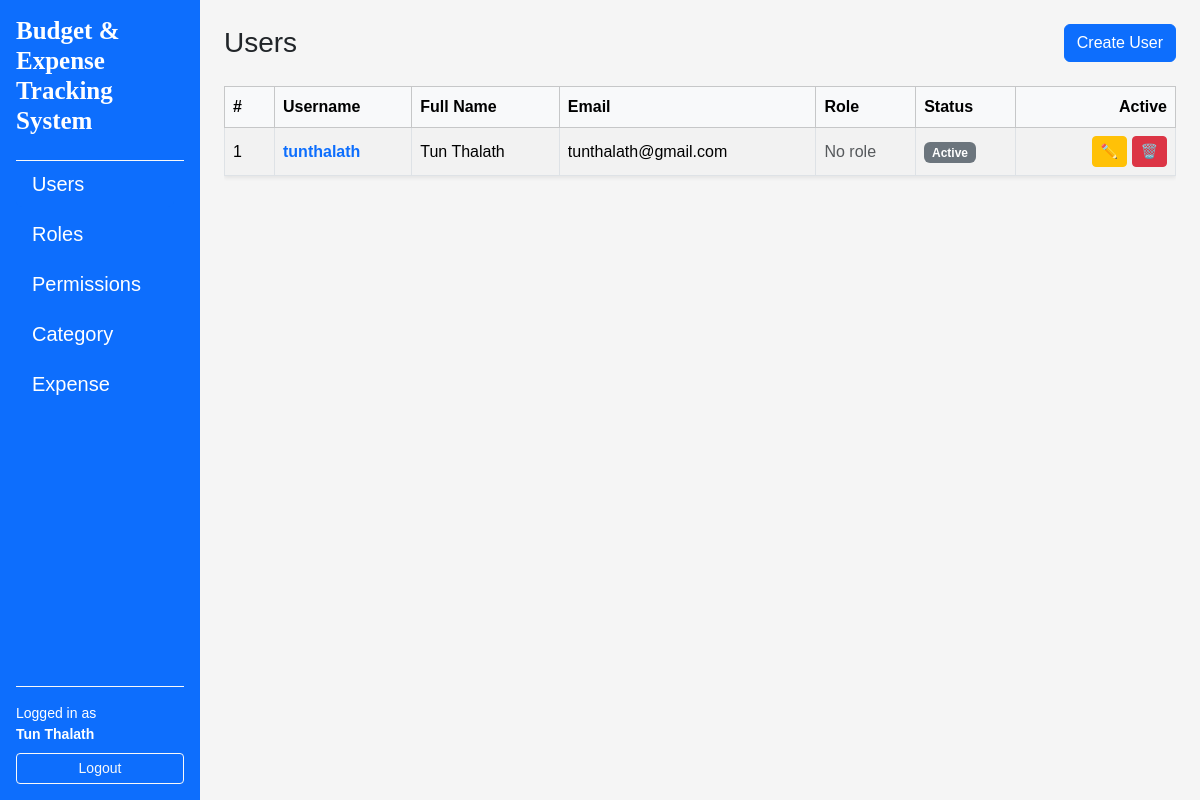
Page /users/ (signed in) on the earlier database version.
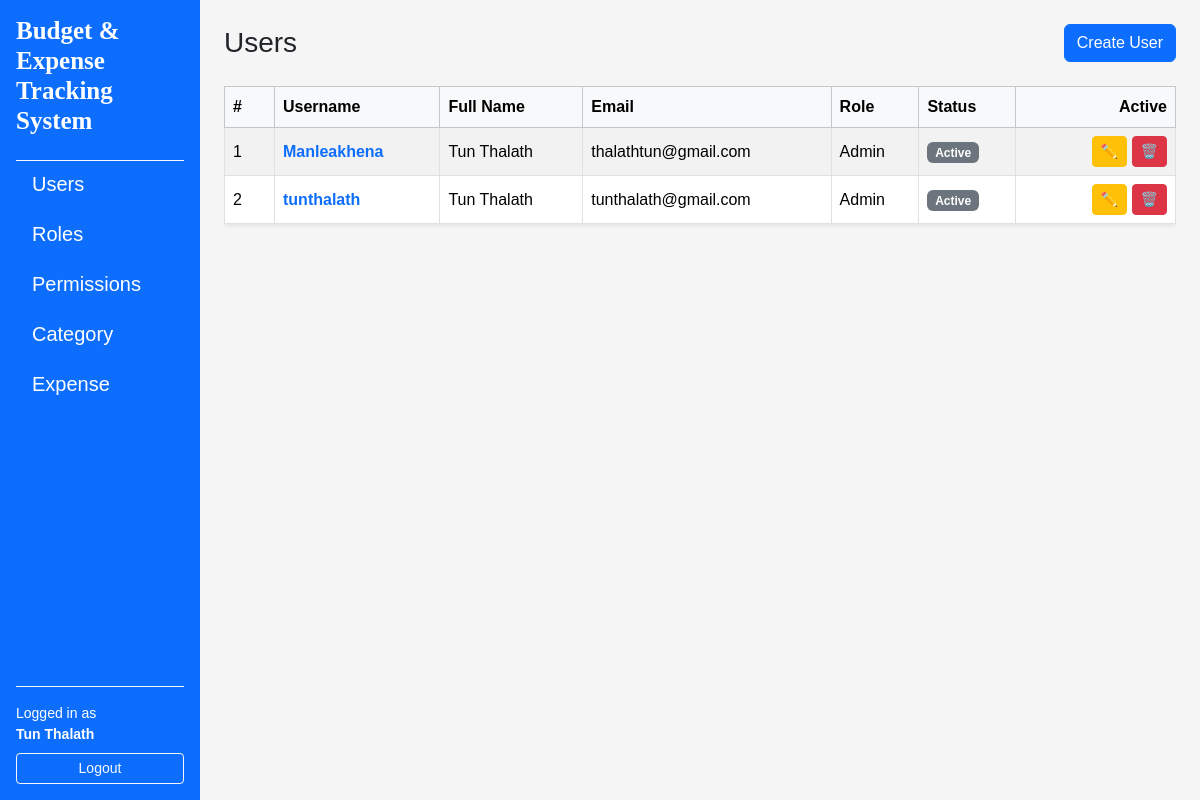
Same page on the later database version.
### app/models/user.py (models this page shows, shortened)
class User(UserMixin, db.Model):
    __tablename__ = "users"
    id = db.Column(db.Integer, primary_key=True)
    username = db.Column(db.String(80), unique=True, nullable=False)
    email = db.Column(db.String(120), unique=True, nullable=False)
    full_name = db.Column(db.String(120), nullable=False)
    is_active = db.Column(db.Boolean, default=True, nullable=False)
    password_hash = db.Column(db.String(255), nullable=False)
    created_at = db.Column(db.DateTime, default=datetime.utcnow, nullable=False)
    updated_at = db.Column(db.DateTime, default=datetime.utcnow, onupdate=datetime.utcnow, nullable=False)
    roles = db.relationship("Role", secondary=user_roles, back_populates="users")

### app/models/role.py (models this page shows, shortened)
class Role (db.Model):
    __tablename__ = "roles"
    id = db.Column(db.Integer, primary_key=True)
    name = db.Column(db.String(80), unique=True, nullable=False)
    description = db.Column(db.String(255))
    created_at = db.Column(db.DateTime, default=datetime.utcnow, nullable=False)
    updated_at = db.Column(
        db.DateTime, default=datetime.utcnow, onupdate=datetime.utcnow, nullable=False
    )
    users = db.relationship("User", secondary=user_roles, back_populates="roles")
    permissions = db.relationship("Permission", secondary=role_permissions, back_populates="roles")

### app/routes/user_routes.py (the view)
@user_bp.route("/")
@login_required
def index():
    users = UserService.get_all()
    return render_template("users/index.html", users=users)

### app/services/user_services.py (called while the page is built)
    @staticmethod
    def get_all() -> List[User]:
        return User.query.order_by(User.id.desc()).all()

### app/templates/users/index.html (shortened to what this page needs)
{% extends "layouts/base.html" %}
{% block content %}
<div class="d-flex justify-content-between align-items-center mb-4">
    <h1 class="h3 mb-0">Users</h1>
    <a href="{{ url_for('users.create') }}" class="btn btn-primary">Create User</a>
</div>
{% if users %}
<div class="table-responsive">
    <table class="table table-striped table-bordered align-middle shadow-sm">
        <thead class="table-light">
            <tr>
                <th style="width: 50px">#</th>
                <th>Username</th>
                <th>Full Name</th>
                <th>Email</th>
                <th>Role</th>
                <th>Status</th>
                <th class="text-end" style="width: 160px">Active</th>
            </tr>
        </thead>
        <tbody>
            {% for user in users %}
            <tr>
                <td>{{ loop.index }}</td>
                <td>
                    <a
                        href="{{ url_for('users.detail', user_id=user.id) }}"
                        class="text-decoration-none fw-semibold"
                    >
                    {{ user.username }}
                    </a>
                </td>
                <td>{{ user.full_name }}</td>
                <td>{{ user.email }}</td>
                <td>
                    {% if user.roles %}
                    {{ user.roles[0].name }}
                    {% else %}
                        <span class="text-muted">No role</span>
                    {% endif %}
                </td>
                <td>
                    {% if user.is_active %}
                        <span class="badge bg-secondary">Active</span>
                    {% else %}
                        <span class="badge bg-secondary">Inactive</span>
                    {% endif %}
                </td>
                <td class="text-end">
                    <a
                        href="{{ url_for('users.edit', user_id = user.id) }}"
                        class="btn btn-sm btn-warning"
                        title="Edit"
                    >
                    ✏️
                    </a>
                    <a
                        href="{{ url_for('users.delete_confirm', user_id = user.id) }}"
                        class="btn btn-sm btn-danger"
                        title="Delete"
                    >
                    🗑️
                    </a>
                </td>
            </tr>
            {% endfor %}
        </tbody>
    </table>
</div>
{% else %}
<div class="alert alert-info">
    No users found
    <a href="{{ url_for('users.create') }}">Create the first user</a>.
</div>
{% endif %}
{% endblock %}

### app/templates/layouts/base.html (shortened to what this page needs)
<!doctype html>
<html lang="en">
    <head>
        <link href="https://cdn.jsdelivr.net/npm/bootstrap@5.3.8/dist/css/bootstrap.min.css" rel="stylesheet" />
        <link rel="stylesheet" href="https://cdnjs.cloudflare.com/ajax/libs/font-awesome/4.7.0/css/font-awesome.min.css">
        <link rel="stylesheet" href="{{ url_for('static', filename='css/style.css') }} " />
    </head>
    <body>
        <div class="container-fluid">
            <div class="row min-vh-100">
                {% if current_user.is_authenticated %}
                <nav class="col-12 col-md-3 col-lg-2 bg-primary text-white d-flex flex-column p-3">
                    <h5 class="mb-4 title">Budget & Expense Tracking System</h5>
                    <div class="flex-grow-1 overflow-auto border-top border-light">
                        <ul class="nav nav-pills flex-column gap-1">
                            <li class="nav-item">
                                <a href="{{ url_for('users.index') }}"
                                class="nav-link text-white {% if request.blueprint == 'users' %}active{% endif %}">
                                    Users
                                </a>
                            </li>
                            <li class="nav-item">
                                <a href="{{ url_for('roles.index') }}"
                                class="nav-link text-white {% if request.blueprint == 'roles' %}active{% endif %}">
                                    Roles
                                </a>
                            </li>
                            <li class="nav-item">
                                <a href="{{ url_for('permissions.index') }}"
                                class="nav-link text-white {% if request.blueprint == 'permissions' %}active{% endif %}">
                                    Permissions
                                </a>
                            </li>
                            <li class="nav-item">
                                <a href="{{ url_for('categories.index') }}"
                                class="nav-link text-white {% if request.blueprint == 'categories' %}active{% endif %}">
                                    Category
                                </a>
                            </li>
                            <li class="nav-item">
                                <a href="{{ url_for('expenses.index') }}"
                                class="nav-link text-white {% if request.blueprint == 'expenses' %}active{% endif %}">
                                    Expense
                                </a>
                            </li>
                        </ul>
                    </div>
                    <div class="mt-auto pt-3 border-top border-light">
                        {% if current_user.is_authenticated %}
                            <div class="small mb-2">
                                Logged in as<br>
                                <strong>{{ current_user.full_name }}</strong>
                            </div>
                            <a href="{{ url_for('auth.logout') }}"
                            class="btn btn-outline-light btn-sm w-100">
                                Logout
                            </a>
                        {% else %}
                            <a href="{{ url_for('auth.login') }}"
                            class="btn btn-outline-light btn-sm w-100">
                                Login
                            </a>
                        {% endif %}
                    </div>
                </nav>
                {% endif %}
                <main class="col-12 col-md-9 col-lg-10 p-4">
                    {% block content %}{% endblock %}
                </main>
            </div>
        </div>
    </body>
</html>

### app/static/css/style.css (style rules this page uses)
body { background-color: #f5f5f5; font-family: Arial; }
table td, table, th { vertical-align: middle; }
nav a { margin-right: 10px; }
.title { font-family: 'Times New Roman', Times, serif; font-weight: 700; font-size: 25px; }
.nav-item { font-size: 20px; }

Differences in the rows shown:
changed User "tunthalath": name (not shown) → "Admin"; no longer shows "No role"
added User: username "Manleakhena", full_name "Tun Thalath", email "thalathtun@gmail.com", name "Admin", is_active "Active"
